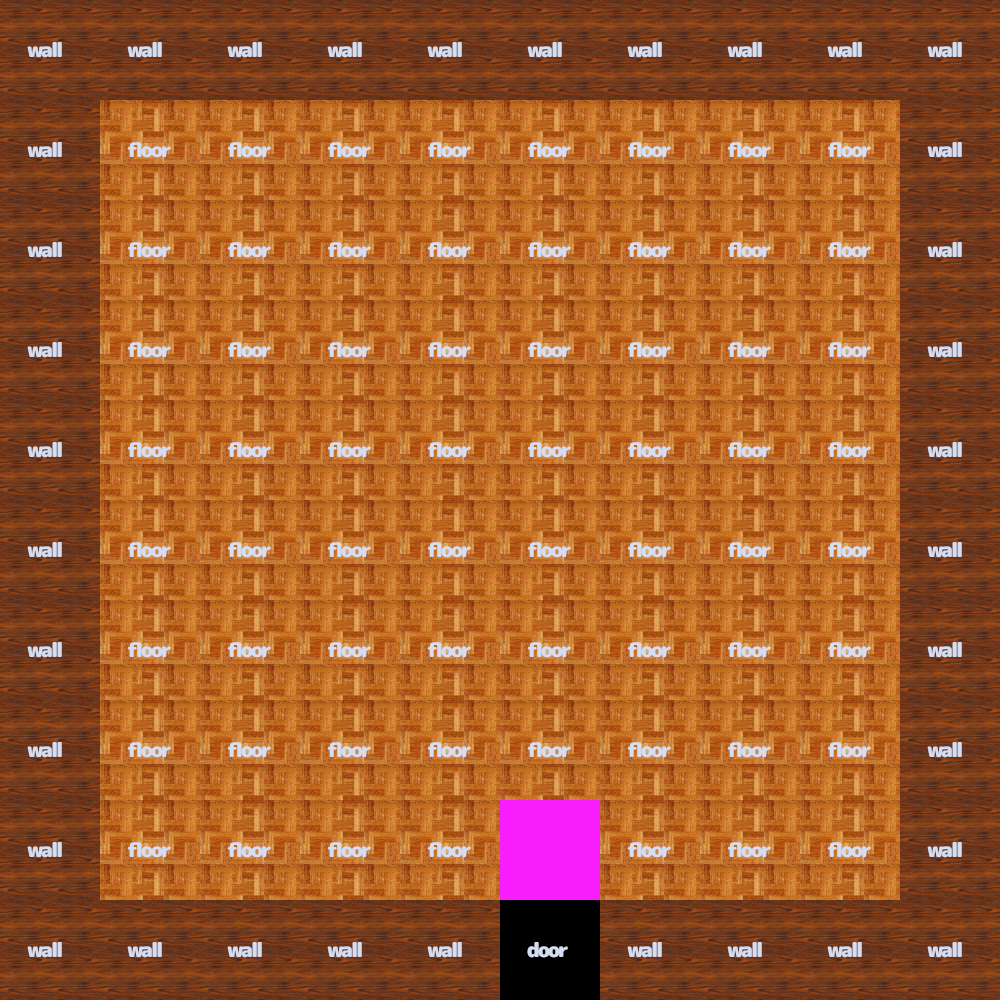

The image is a tile-based game level rendered from a .tmx file. Its description and complete source (layers, tilesets, objects, tile grids) follow:
An orthogonal 10x10 tile map with 100x100 px tiles, 4 tile layers (backgroundLayer, wallLayer, doorLayer, playerLayer) and 6 objects.

<map version="1.2" tiledversion="1.2.5" orientation="orthogonal" renderorder="right-up" width="10" height="10" tilewidth="100" tileheight="100" infinite="0" nextlayerid="5" nextobjectid="1">
 <tileset firstgid="1" name="tileset" tilewidth="100" tileheight="100" tilecount="10" columns="10">
  <image source="../images/tileset.png" width="1000" height="100" />
  <tile id="0">
   <properties>
    <property name="name" value="bridge" />
   </properties>
   <objectgroup draworder="index">
    <object id="1" x="0" y="0" width="100" height="100" />
   </objectgroup>
  </tile>
  <tile id="1">
   <properties>
    <property name="name" value="building" />
   </properties>
   <objectgroup draworder="index">
    <object id="1" x="0" y="0" width="100" height="100" />
   </objectgroup>
  </tile>
  <tile id="2">
   <properties>
    <property name="name" value="door" />
   </properties>
  </tile>
  <tile id="3">
   <properties>
    <property name="name" value="floor" />
   </properties>
  </tile>
  <tile id="4">
   <properties>
    <property name="name" value="forest" />
   </properties>
   <objectgroup draworder="index">
    <object id="1" x="0" y="0" width="100" height="100" />
   </objectgroup>
  </tile>
  <tile id="5">
   <properties>
    <property name="name" value="grass" />
   </properties>
  </tile>
  <tile id="6">
   <properties>
    <property name="name" value="player" />
   </properties>
   <objectgroup draworder="index">
    <object id="1" x="0" y="0" width="100" height="100" />
   </objectgroup>
  </tile>
  <tile id="7">
   <properties>
    <property name="name" value="river" />
   </properties>
   <objectgroup draworder="index">
    <object id="1" x="0" y="0" width="100" height="100" />
   </objectgroup>
  </tile>
  <tile id="8">
   <properties>
    <property name="name" value="square" />
   </properties>
  </tile>
  <tile id="9">
   <properties>
    <property name="name" value="wall" />
   </properties>
   <objectgroup draworder="index">
    <object id="1" x="0" y="0" width="100" height="100" />
   </objectgroup>
  </tile>
 </tileset>
 <layer id="1" name="backgroundLayer" width="10" height="10">
  <data encoding="csv">
0,0,0,0,0,0,0,0,0,0,
0,4,4,4,4,4,4,4,4,0,
0,4,4,4,4,4,4,4,4,0,
0,4,4,4,4,4,4,4,4,0,
0,4,4,4,4,4,4,4,4,0,
0,4,4,4,4,4,4,4,4,0,
0,4,4,4,4,4,4,4,4,0,
0,4,4,4,4,4,4,4,4,0,
0,4,4,4,4,4,4,4,4,0,
0,0,0,0,0,0,0,0,0,0
</data>
 </layer>
 <layer id="2" name="wallLayer" width="10" height="10">
  <data encoding="csv">
10,10,10,10,10,10,10,10,10,10,
10,0,0,0,0,0,0,0,0,10,
10,0,0,0,0,0,0,0,0,10,
10,0,0,0,0,0,0,0,0,10,
10,0,0,0,0,0,0,0,0,10,
10,0,0,0,0,0,0,0,0,10,
10,0,0,0,0,0,0,0,0,10,
10,0,0,0,0,0,0,0,0,10,
10,0,0,0,0,0,0,0,0,10,
10,10,10,10,10,0,10,10,10,10
</data>
 </layer>
 <layer id="3" name="doorLayer" width="10" height="10">
  <data encoding="csv">
0,0,0,0,0,0,0,0,0,0,
0,0,0,0,0,0,0,0,0,0,
0,0,0,0,0,0,0,0,0,0,
0,0,0,0,0,0,0,0,0,0,
0,0,0,0,0,0,0,0,0,0,
0,0,0,0,0,0,0,0,0,0,
0,0,0,0,0,0,0,0,0,0,
0,0,0,0,0,0,0,0,0,0,
0,0,0,0,0,0,0,0,0,0,
0,0,0,0,0,3,0,0,0,0
</data>
 </layer>
 <layer id="4" name="playerLayer" width="10" height="10">
  <data encoding="csv">
0,0,0,0,0,0,0,0,0,0,
0,0,0,0,0,0,0,0,0,0,
0,0,0,0,0,0,0,0,0,0,
0,0,0,0,0,0,0,0,0,0,
0,0,0,0,0,0,0,0,0,0,
0,0,0,0,0,0,0,0,0,0,
0,0,0,0,0,0,0,0,0,0,
0,0,0,0,0,0,0,0,0,0,
0,0,0,0,0,7,0,0,0,0,
0,0,0,0,0,0,0,0,0,0
</data>
 </layer>
</map>